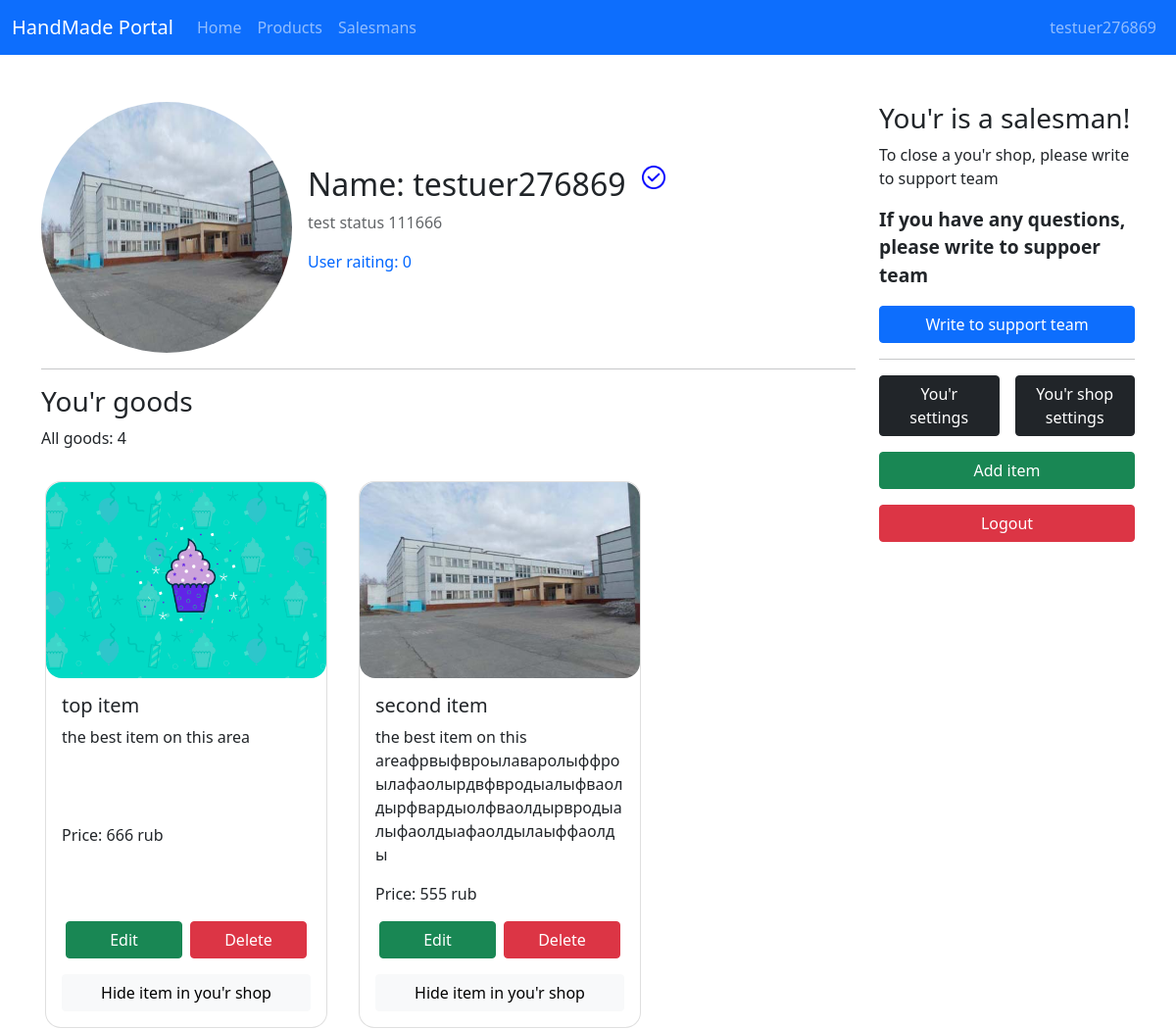
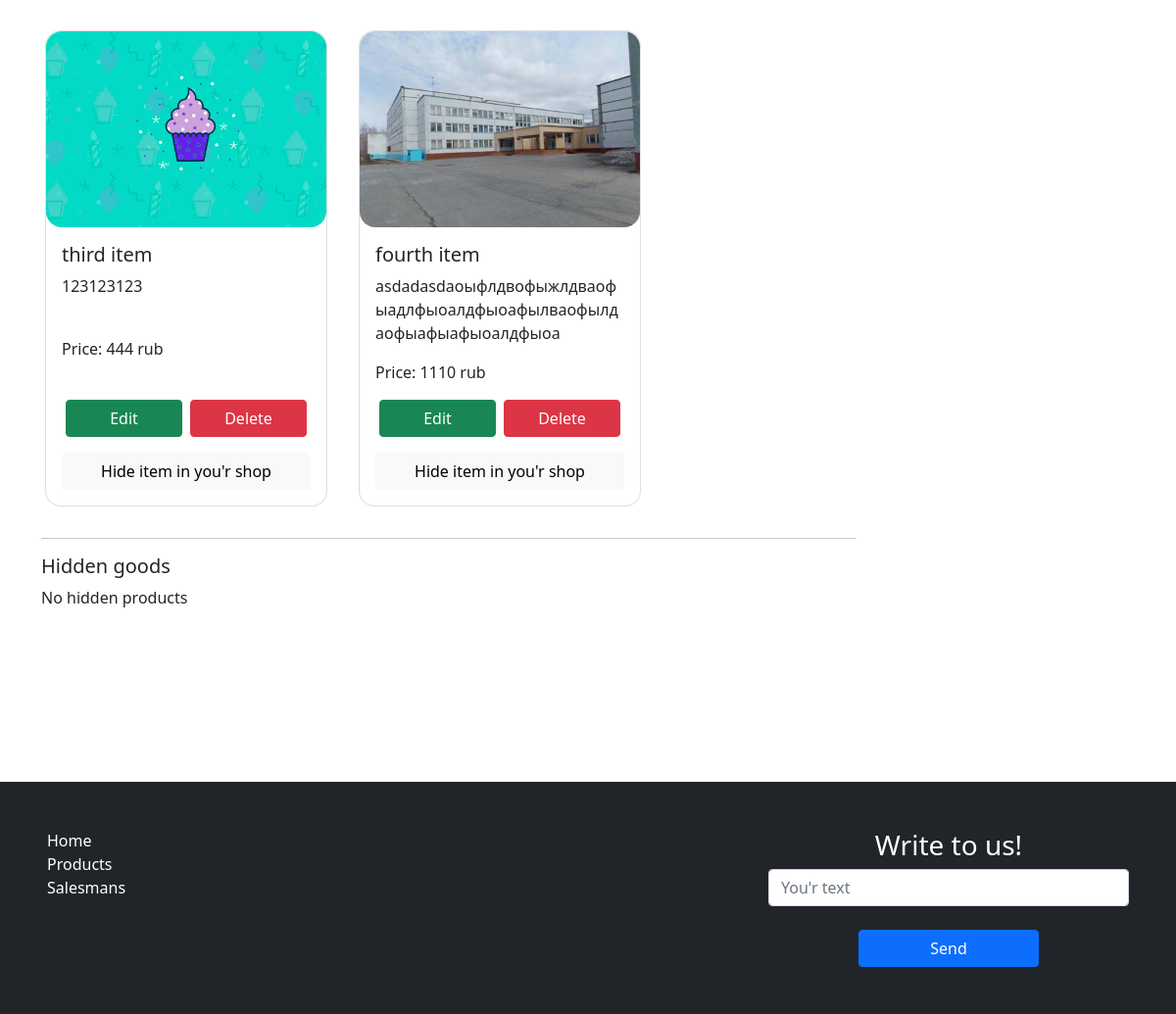
/user/1 (signed in), run on the app's committed database (2 pictures, top to bottom).
### users/models.py (models this page shows, shortened)
class Profile(models.Model):
    user = models.OneToOneField(User, verbose_name='User', on_delete=models.CASCADE)
    user_image = models.ImageField("User avatar", blank=True)
    name = models.CharField(max_length=255, verbose_name='Name')
    status = models.CharField(max_length=255, verbose_name="Status", default="", blank=True)
    raiting = models.PositiveIntegerField(verbose_name="Rainting", default=0)
    is_salesman = models.BooleanField(default=False, verbose_name='Is Salesman')
    verification = models.BooleanField(default=False, verbose_name='Verification')
    shop_background = models.CharField(max_length=255, verbose_name="Shop background", default="#FFFFFF")
    class Meta:
        verbose_name = 'Profile'
        verbose_name_plural = 'Profiles'

### products/models.py (models this page shows, shortened)
class Product(models.Model):
	salesman = models.ForeignKey(Profile, verbose_name="Salesman", on_delete=models.CASCADE)
	title = models.CharField("Item name", max_length=255)
	image = models.ImageField("Image")
	describe = models.CharField("Short describe", max_length=255)
	price = models.PositiveIntegerField("Price", default=0)
	is_publish = models.BooleanField("Show in shop", default=True)
	class Meta:
		verbose_name = "Product"
		verbose_name_plural = "Products"

### users/views.py (the view)
# urls.py: path('<int:pk>', profile, name='profile'),
def profile(request, pk):
    all_products = Product.objects.filter(salesman=pk)
    shown_products = Product.objects.filter(salesman=pk, is_publish=True)
    user = Profile.objects.get(user=pk)
    data = {
        'all_products': all_products,
        'user': user,
        'shown_products': shown_products,
    }
    if request.user.pk == pk: # you'r profile
        hidden_products = Product.objects.filter(salesman=request.user.pk, is_publish=False)
        data['hidden_products'] = hidden_products
        return render(request, 'users/my_profile.html', data)
    else:
        return render(request, 'users/profile.html', data)

### users/templates/users/my_profile.html (shortened to what this page needs)
{% extends 'main/base.html' %}
{% load static %}
{% block content %}
<div class="row">
    <div class="col-9">
    {% if user.verification %}
    <div class="d-flex align-items-center">
        {% if user.user_image %}
        <div class="user_avatar">
            <a href="{% url 'profile_settings' %}"><img src="{{ user.user_image.url }}" alt="" class="user_avarar"></a>
        </div>
        {% endif %}
        <div class="d-flex flex-column">
            <div class="d-flex">
                <h2>Name: {{ user.name }}</h2>
                <img src="{% static 'images/tick.svg' %}" alt="" class="verification-tick">
            </div>
            <p class="user status">{{ user.status }}</p>
            <p class="user raiting">User raiting: {{ user.raiting }}</p>
        </div>
    </div>
    {% endif %}
    <hr>
    {% if user.is_salesman %}
    <h3>You'r goods</h3>
        {% if all_products.count > 0 %}
        <p>All goods: {{ all_products.count }}</p>
            {% if shown_products.count == 0 %}
            <p>All you'r goods are hidden</p>
            {% elif shown_products.count > 2 %}
            <div class="row d-flex flex-wrap jusctify-content-center">
                {% for item in shown_products %}
                <div class="card m-3" style="width: 18rem;">
                    <img src="{{ item.image.url }}" alt="" class="card-img-top">
                    <div class="card-body">
                        <h5 class="card-title">{{ item.title }}</h5>
                        <p class="card-text">{{ item.describe }}</p>
                        <p class="card-text">Price: {{ item.price }} rub</p>
                        <div class="card-btns">
                            <div class="d-flex">
                                <a href="" class="btn btn-success w-50 mx-1">Edit</a>
                                <a href="" class="btn btn-danger w-50 mx-1">Delete</a>
                            </div>
                            <a href="{% url 'hide_item' item.pk %}" class="btn btn-light w-100 mt-3">Hide item in you'r shop</a>
                        </div>
                    </div>
                </div>
                {% endfor %}
            </div>
            {% endif %}
            <hr>
            <h5>Hidden goods</h5>
            {% if hidden_products.count == 0 %}
            <p>No hidden products</p>
            {% endif %}
        {% else %}
        <p>You don't have an items!</p>
        <a class="btn btn-success mb-3" href="#">Add item</a>
        {% endif %}
    {% endif %}
    </div>
    <div class="col-3">
        {% if user.is_salesman %}
        <h3>You'r is a salesman!</h3>
            <p>To close a you'r shop, please write to support team</p>
            <p style="font-size: 1.2rem;"><b>If you have any questions, please write to suppoer team</b></p>
            <a href="" class="btn btn-primary w-100">Write to support team</a>
        {% else %}
            <h3 class="text-center">Become a seller!</h3>
            <a href="{% url 'set_salesman' %}" class="btn btn-primary w-100">Become a seller!</a>
        {% endif %}
        <hr class="my-3">
        <div class="wrap">
            {% if user.verification %}
            <div class="d-flex">
                <a href="{% url 'profile_settings' %}" class="btn btn-dark w-50 mb-3" style="margin-right: .5rem;">You'r settings</a>
                <a href="{% url 'shop_settings' %}" class="btn btn-dark w-50 mb-3" style="margin-left: .5rem;">You'r shop settings</a>
            </div>
            {% else %}
            <a href="{% url 'profile_settings' %}" class="btn btn-dark w-100 mb-3" style="margin-right: .5rem;">You'r settings</a>
            {% endif %}
            {% if user.is_salesman %}
            <a class="btn btn-success w-100 mb-3" href="#">Add item</a>
            {% endif %}
            <a class="btn btn-danger w-100" href="{% url 'user_logout' %}">Logout</a>
        </div>
    </div>
</div>
{% endblock %}

### main/templates/main/base.html (shortened to what this page needs)
{% load static %}
<!DOCTYPE html>
<html lang="en">
<head>
    <link href="https://cdn.jsdelivr.net/npm/bootstrap@5.1.3/dist/css/bootstrap.min.css" rel="stylesheet">
    <link rel="stylesheet" href="{% static 'css/style.css' %}">
</head>
<body>
    <div class="wrapper">
        <nav class="navbar navbar-expand-lg navbar-dark bg-primary">
            <div class="container-fluid">
                <a class="navbar-brand" href="{% url 'main_index' %}">HandMade Portal</a>
                <div class="collapse navbar-collapse" id="navbarSupportedContent">
                    <div class="d-flex w-100">
                        <ul class="navbar-nav me-auto mb-2 mb-lg-0 d-flex w-100">
                            <li class="nav-item">
                                <a class="nav-link" href="{% url 'main_index' %}">Home</a>
                            </li>
                            <li class="nav-item">
                                <a class="nav-link" href="{% url 'all_products' %}">Products</a>
                            </li>
                            <li class="nav-item">
                                <a class="nav-link" href="{% url 'salesmans' %}">Salesmans</a>
                            </li>
                        </ul>
                        <ul class="navbar-nav me-auto mb-2 mb-lg-0 d-flex w-100 justify-content-end">
                            <li class="nav-item">
                                {% if request.user.is_anonymous %}
                                    <a class="nav-link" href="{% url 'user_login' %}">Login</a>
                                {% else %}
                                    <a class="nav-link" href="{% url 'profile' request.user.pk %}">{{ request.user.username }}</a>
                                {% endif %}
                            </li>
                        </ul>
                    </div>
                </div>
            </div>
        </nav>
        <div class="content container mt-5">
            {% block content %}
            {% endblock %}
        </div>
        <footer class="bg-dark p-5 w-100">
            <div class="d-flex justify-content-between">
                <div class="col-4 d-flex flex-column">
                    <a class="" href="{% url 'main_index' %}">Home</a>
                    <a class="" href="{% url 'all_products' %}">Products</a>
                    <a class="" href="{% url 'salesmans' %}">Salesmans</a>
                </div>
                <div class="col-4">
                    <h3 class="text-center">Write to us!</h3>
                    <form action="" method="post" class="d-flex flex-column align-items-center">
                        <input type="text" name="msg" id="" class="form-control" placeholder="You'r text"><br>
                        <input type="submit" value="Send" class="w-50 btn btn-primary">
                    </form>
                </div>
            </div>
        </footer>
    </div>
</body>
</html>

### main/static/css/style.css (style rules this page uses)
html, body { height: 100%; }
.card { padding: 0 !important; border-radius: 1rem !important; }
.card .card-img-top { height: 200px !important; -o-object-fit: cover; object-fit: cover; border-radius: 1rem !important; }
.card .card-body { display: -webkit-box; display: -ms-flexbox; display: flex; -webkit-box-orient: vertical; -webkit-box-direction: normal; -ms-flex-direction: column; flex-direction: column; }
.card .card-body .card-text { -webkit-box-flex: 1; -ms-flex-positive: 1; flex-grow: 1; }
.verification-tick { width: 24px; height: 24px; margin-left: 1rem; }
.wrapper { display: -webkit-box; display: -ms-flexbox; display: flex; -webkit-box-orient: vertical; -webkit-box-direction: normal; -ms-flex-direction: column; flex-direction: column; min-height: 100%; }
.content { -webkit-box-flex: 1; -ms-flex: 1 0 auto; flex: 1 0 auto; }
footer { margin-top: 10rem; -webkit-box-flex: 0; -ms-flex: 0 0 auto; flex: 0 0 auto; color: white; }
footer a { color: white; text-decoration: none; }
.user_avarar { width: 256px; height: 256px; border-radius: 100%; margin-right: 1rem; -webkit-transition: all .25s linear; transition: all .25s linear; }
.user.status { opacity: .7; }
.user.raiting { color: #0066ff; }

### data on the page
Profile: user_image (picture), name "testuer276869", status "test status 111666", raiting "0"
Product: image (picture), title "top item", describe "the best item on this area", price "666"
Product: image (picture), title "second item", describe "the best item on this areaфрвыфвроылаваролыффроылафаолырдвфвродыалыфваолдырфвардыолфваолдырвродыалыфаолдыафаолдылаыффаолды", price "555"
Product: image (picture), title "third item", describe "123123123", price "444"
Product: image (picture), title "fourth item", describe "asdadasdaоыфлдвофыжлдваофыадлфыоалдфыоафылваофылдаофыафыафыоалдфыоа", price "1110"

### other printed values
{{ request.user.username }} "testuer276869"
{{ all_products.count }} "4"
